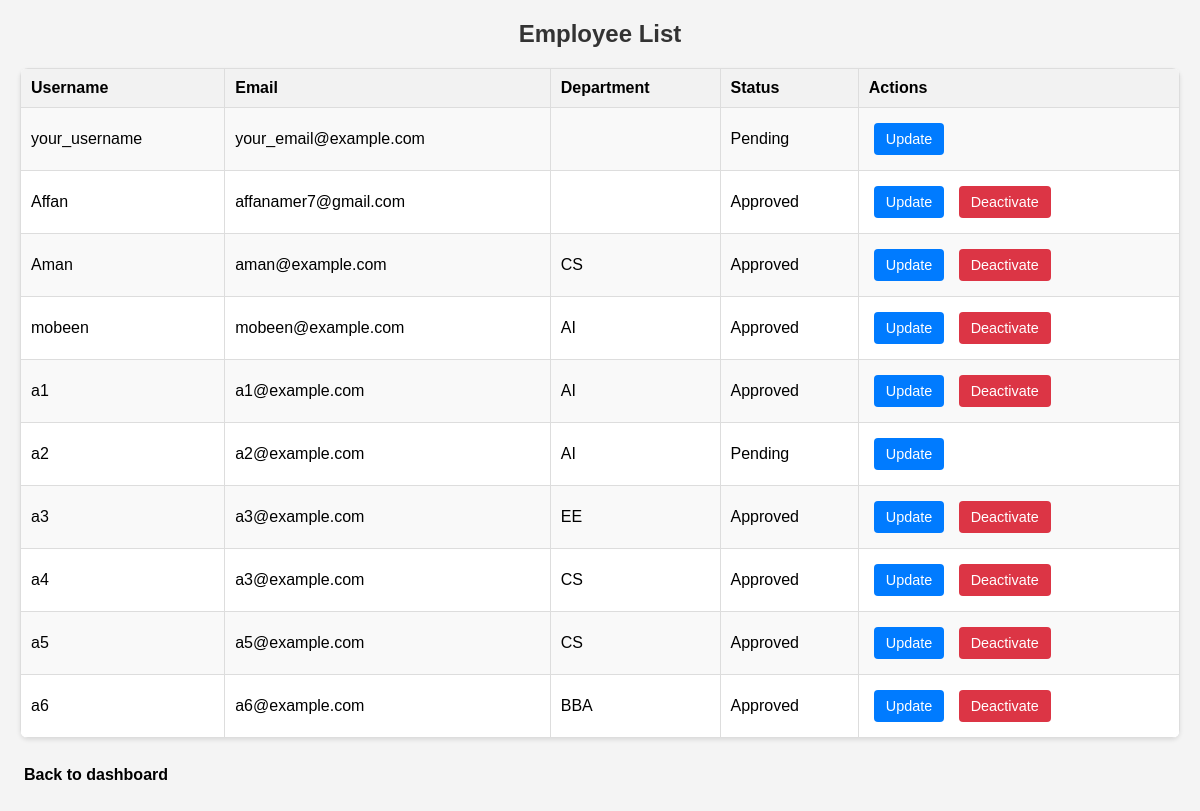
/employees/ (signed in), run on the app's committed database.
### myapp/models.py (models this page shows, shortened)
class Employee(AbstractUser):
    is_approved = models.BooleanField(default=False)  # Admin approval required
    department = models.CharField(max_length=100, blank=True)
    salary = models.DecimalField(max_digits=10, decimal_places=2, default=0.00)
    annual_leave_balance = models.DecimalField(max_digits=5, decimal_places=1, default=21.0)
    sick_leave_balance = models.DecimalField(max_digits=5, decimal_places=1, default=10.0)

### myapp/views.py (the view)
# urls.py: path('employees/', employee_list, name='employee_list'),
@staff_member_required
def employee_list(request):
    employees = Employee.objects.all()
    return render(request, 'employees/employee_list.html', {'employees': employees})

### myapp/templates/employees/employee_list.html (shortened to what this page needs)
{% load static %}
<!DOCTYPE html>
<html lang="en">
<head>
</head>
<body>
    <h2>Employee List</h2>
    <table>
        <tr>
            <th>Username</th>
            <th>Email</th>
            <th>Department</th>
            <th>Status</th>
            <th>Actions</th>
        </tr>
        {% for employee in employees %}
        <tr>
            <td>{{ employee.username }}</td>
            <td>{{ employee.email }}</td>
            <td>{{ employee.department }}</td>
            <td>{% if employee.is_approved %}Approved{% else %}Pending{% endif %}</td>
            <td>
                <a href="{% url 'update_employee' employee.id %}">Update</a>
                {% if employee.is_approved %}
                    <a href="{% url 'deactivate_employee' employee.id %}">Deactivate</a>
                {% endif %}
            </td>
        </tr>
        {% endfor %}
    </table>
    <div class="back-db-container">
        <a href="{% url 'manager_dashboard' %}">Back to dashboard</a>
    </div>
</body>
</html>

### myapp/templates/employees/employee_list.html (style rules this page uses)
body { font-family: sans-serif; margin: 20px; background-color: #f4f4f4; }
h2 { color: #333; margin-bottom: 20px; text-align: center; }
table { width: 100%; border-collapse: collapse; margin-top: 10px; background-color: #fff; box-shadow: 0 2px 4px rgba(0, 0, 0, 0.1); border-radius: 8px; overflow: hidden; }
th, td { border: 1px solid #ddd; padding: 10px; text-align: left; }
th { background-color: #f2f2f2; font-weight: bold; }
tr:nth-child(even) { background-color: #f9f9f9; }
a { display: inline-block; padding: 8px 12px; margin: 5px; text-decoration: none; border-radius: 4px; font-size: 0.9em; }
a[href*="update"] { background-color: #007bff; color: white; }
a[href*="deactivate"] { background-color: #dc3545; color: white; }
.back-db-container a { text-decoration: none; color: inherit; margin: none; margin-left: 4px; padding-left: 0; font-weight: 700; font-size: 1rem; margin-top: 20px; }
.back-db-container { text-align: left; margin-left: 0; }

### data on the page
Employee: username "your_username", email "your_email@example.com", is_approved "Pending"
Employee: username "Affan", email "affanamer7@gmail.com", is_approved "Approved"
Employee: username "Aman", email "aman@example.com", department "CS", is_approved "Approved"
Employee: username "mobeen", email "mobeen@example.com", department "AI", is_approved "Approved"
Employee: username "a1", email "a1@example.com", department "AI", is_approved "Approved"
Employee: username "a2", email "a2@example.com", department "AI", is_approved "Pending"
Employee: username "a3", email "a3@example.com", department "EE", is_approved "Approved"
Employee: username "a4", email "a3@example.com", department "CS", is_approved "Approved"
Employee: username "a5", email "a5@example.com", department "CS", is_approved "Approved"
Employee: username "a6", email "a6@example.com", department "BBA", is_approved "Approved"
